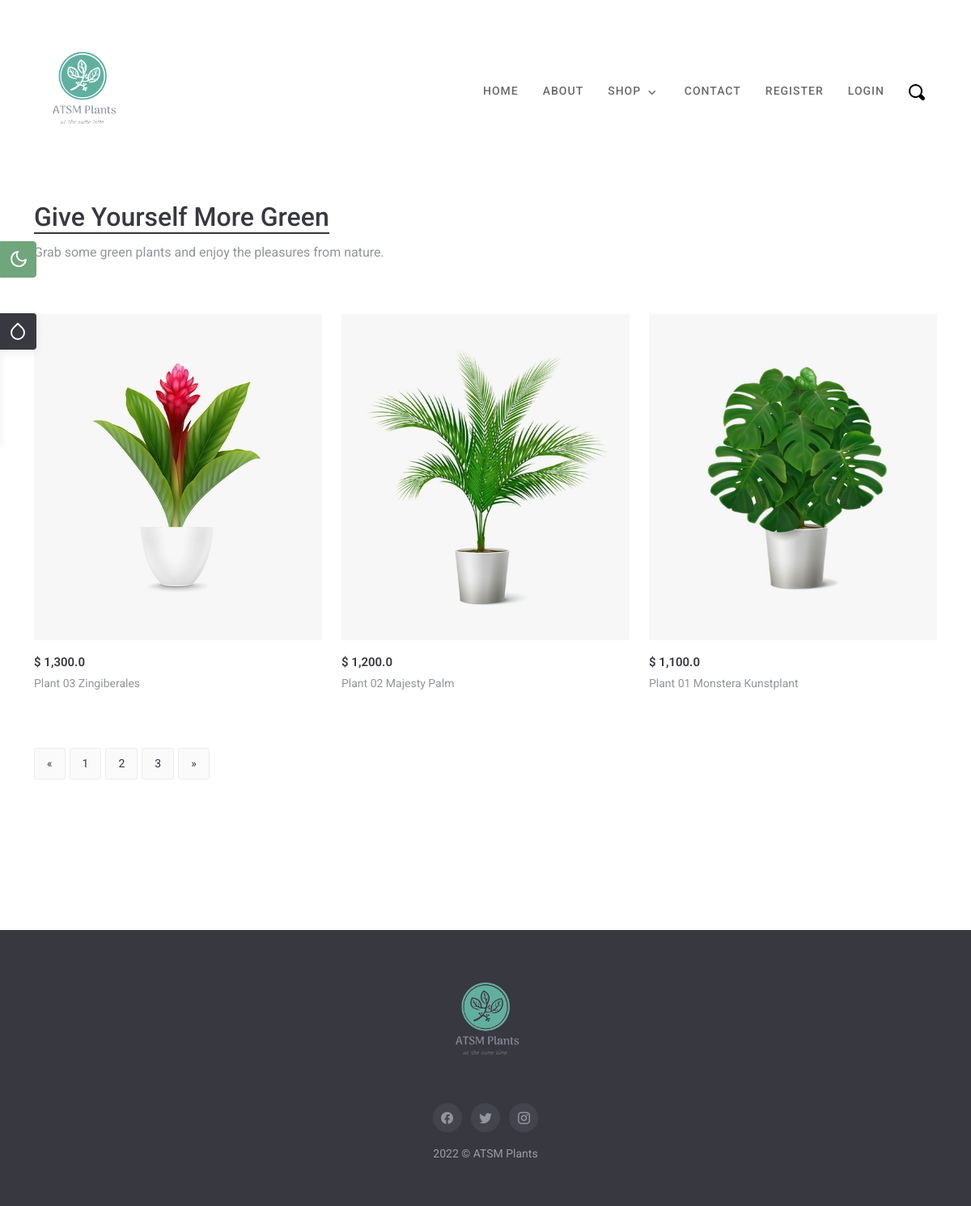
The app's page /shop/?page=3 with its own data.
### shop/models.py (models this page shows, shortened)
class Product(models.Model):
    name = models.CharField(max_length=200)
    description = models.TextField(blank=True)
    price = models.FloatField(default=0)
    size = models.CharField(max_length=20, blank=True)
    light = models.CharField(max_length=20, blank=True)
    care = models.CharField(max_length=20, blank=True)
    photo_main = models.ImageField(upload_to='photos/%Y/%m/%d')
    photo_1 = models.ImageField(upload_to='photos/%Y/%m/%d', blank=True)
    photo_2 = models.ImageField(upload_to='photos/%Y/%m/%d', blank=True)
    list_date = models.DateTimeField(default=datetime.now, blank=True)

### shop/views.py (the view)
# urls.py: path('', views.shop, name="products"),
def shop(request):
    products = Product.objects.order_by('-list_date')
    paginator = Paginator(products, 3)
    page = request.GET.get('page')
    paged_listings = paginator.get_page(page)
    context = {
        'products': paged_listings
    }
    return render(request, 'shop/products.html', context)

### templates/shop/products.html (shortened to what this page needs)
{% extends 'partials/base.html' %} {% load static %} {% block content %}
{% load humanize %}
<section>
  <div class="container">
    <div class="row">
      <div class="col-lg-9">
        <div class="page-title">
          <h2 class="text-dark fw-light lh-base mt-5">
            <span class="fw-medium title">Give Yourself More Green</span>
          </h2>
          <p class="fs-16 text-muted mb-0">
            Grab some green plants and enjoy the pleasures from nature.
          </p>
        </div>
      </div>
    </div>
  </div>
</section>
<section class="sm-section">
      <div class="container" class="col-md-9">
        <div class="row">
          <div class = "container" class="col-md-9">
            <div class="row">
              {% if products %} {% for product in products %}
              <div class="col-lg-4 col-md-6">
                <div class="product-item mt-4">
                  <div class="product-img rounded position-relative">
                    <img
                      class="img-fluid"
                      src="{{ product.photo_main.url }}"
                      alt=""
                    />
                  </div>
                  <div class="pro-content my-3">
                    <div class="d-flex align-items-center">
                      <ins
                        class="pe-2 fs-15 fw-semibold text-decoration-none text-dark"
                        >$ {{ product.price|intcomma }}</ins
                      >
                    </div>
                    <a href="{% url 'product' product.id %}">
                      <p class="text-muted fw-normal lh-base my-1">
                        {{ product.name }}
                      </p>
                    </a>
                  </div>
                </div>
              </div>
              {% endfor %}
              {% else %}
              <div class="col-md-9">
                <p>No product found</p>
              </div>
              {% endif %}
            </div>
          </div>
        <div class="row">
            <div class="col-lg-12 mt-5">
              <nav aria-label="Page navigation example">
                {% if products.has_other_pages %}
                <ul class="pagination">
                  {% if products.has_previous %}
                  <li class="page-item">
                    <a
                      class="page-link"
                      href="?page={{products.previous_page_number}}"
                      aria-label="Previous"
                    >
                      <span aria-hidden="true">&laquo;</span>
                    </a>
                  </li>
                  {% else %}
                  <li class="page-item disabled">
                    <a class="page-link">&laquo;</a>
                  </li>
                  {% endif %}
                  {% for i in products.paginator.page_range %}
                  {% if products.number == i %}
                  <li class="page-item active">
                    <a class="page-link">{{i}}</a>
                  </li>
                  {% else %}
                  <li class="page-item">
                    <a href="?page={{i}}" class="page-link">{{i}}</a>
                  </li>
                  {% endif %} {% endfor %} {% if products.has_next %}
                  <li class="page-item">
                    <a
                      href="?page={{products.next_page_number}}"
                      class="page-link"
                      >&raquo;</a
                    >
                  </li>
                  {% else %}
                  <li class="page-item disabled">
                    <a class="page-link">&raquo;</a>
                  </li>
                  {% endif %}
                </ul>
                {% endif %}
          </div>
        </div>
      </div>
    </div>
</section>
<section class="client-section sm-section">
</section>
{% endblock content %}

### static/css/style.css (style rules this page uses)
body { background-color: #ffffff; font-family: "Roboto", sans-serif; overflow-x: hidden; padding: 30px 0; max-width: 1300px; margin: 0 auto; font-size: 14px; box-shadow: 0px 4px 10px 0px rgba(69, 61, 80, 0.08); }
html { background-color: #edeeef; }
a, a:hover { text-decoration: none !important; outline: none !important; }
h1, h2, h3, h4, h5, h6 { color: #383840; font-family: "Roboto", sans-serif; font-weight: 600; }
.row > * { position: relative; }
@media (min-width: 1200px) { .container { max-width: 1140px; } }
.text-dark { color: #383840 !important; }
.text-muted { color: #93959c !important; }
.fs-15 { font-size: 15px; }
.fs-16 { font-size: 16px; }
.fw-medium { font-weight: 500 !important; }
.fw-semibold { font-weight: 600 !important; }
.sm-section { padding: 40px 0px; }
.title { border-bottom: 2px solid #383840 !important; }
.pagination .page-item { display: inline-block; margin: 5px 6px 0 0; }
.pagination .page-item .page-link { border: 1px solid #ededed; border-radius: 3px; color: #383840; background-color: #fafafa; display: block; float: none; padding: 8px 15px; box-shadow: none !important; }

### records on screen
Product: photo_main (picture), price "1,300.0", name "Plant 03 Zingiberales"
Product: photo_main (picture), price "1,200.0", name "Plant 02 Majesty Palm"
Product: photo_main (picture), price "1,100.0", name "Plant 01 Monstera Kunstplant"

### other values on screen
{{ i }} "1" "2"
{{ i }} "3"
